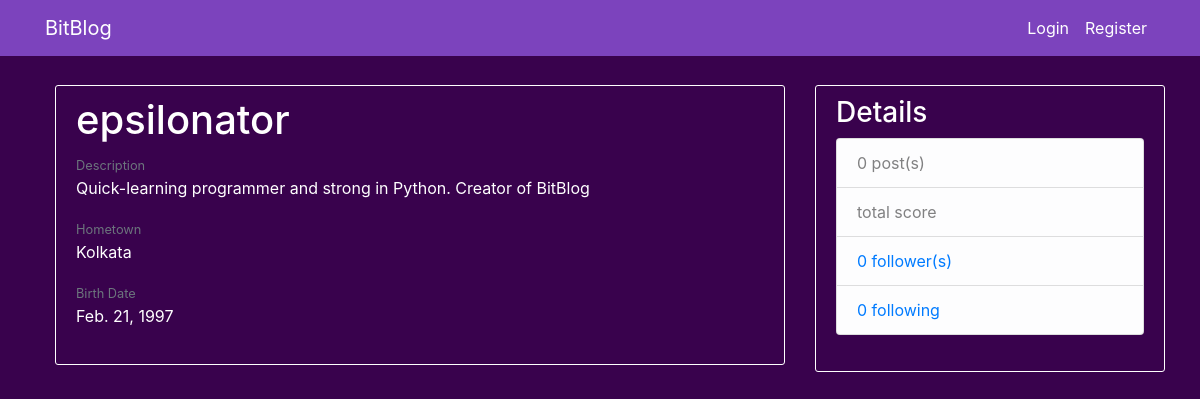
The page /profile/epsilonator/ on the database as committed earlier.
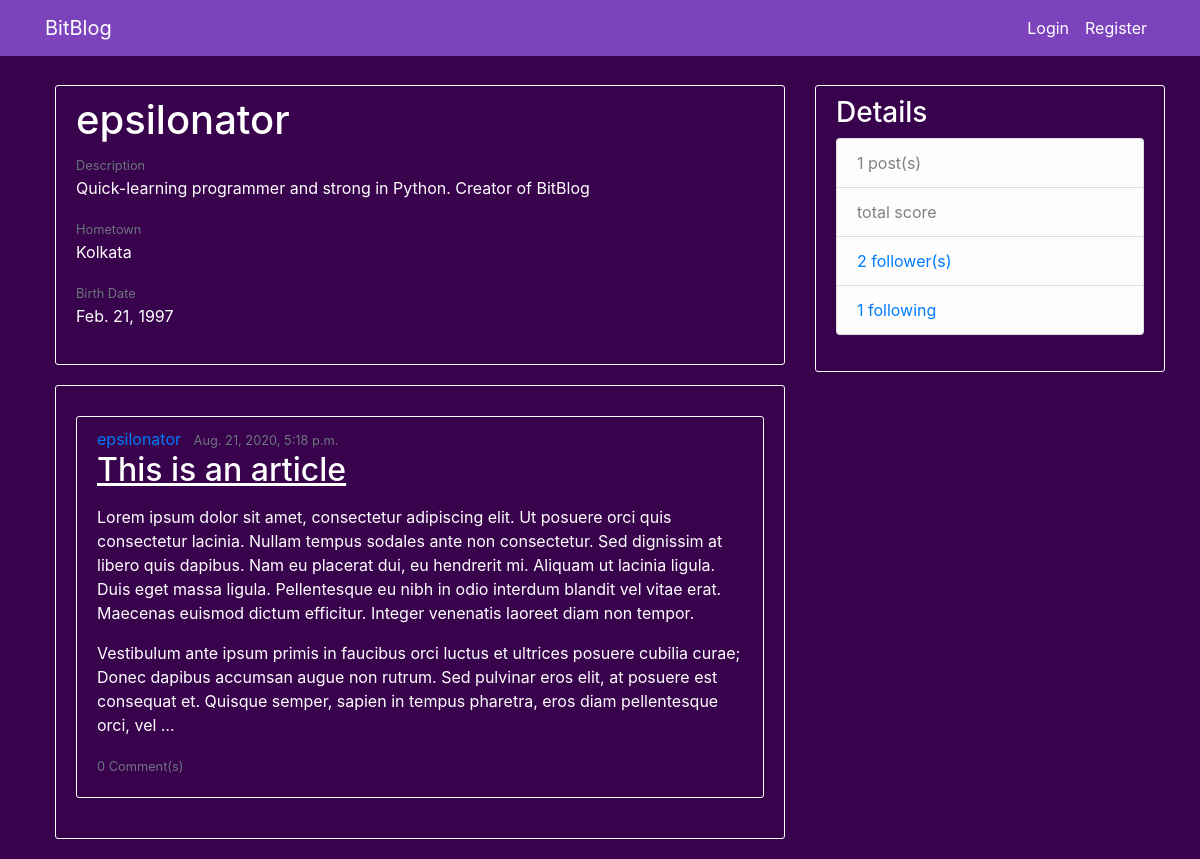
The same page on the database as committed later.
### blog/models.py (models this page shows, shortened)
class BlogUser(models.Model):
	user = models.OneToOneField(User, on_delete = models.CASCADE)
	desc = models.TextField(max_length = 250, default = "No description")
	hometown = models.CharField(max_length = 200, default = "Not specified")
	birth_date = models.DateField(null = True, blank = True)

class BlogPost(models.Model):
	title = models.CharField(max_length = 50)
	content = models.TextField()
	post_date = models.DateTimeField(default = timezone.now)
	author = models.ForeignKey(User, on_delete = models.CASCADE)
	votes = models.IntegerField(default = 0)

### blog/views.py (the view)
# urls.py: path('profile/<str:username>/', views.profile, name = 'profile'),
def profile(request, username):
	user = User.objects.filter(username = username).first()
	current_user = request.user
	following = None
	if current_user.is_authenticated:
		rel_follow = Following.objects.filter(followed = user, follower = current_user).first()
		if rel_follow:
			following = True
		else:
			following = False
	if not user:
		return render(request, 'blog/notfound404.html')
	posts = user.blogpost_set.order_by('-post_date')
	return render(request, 'blog/profile.html', context = {
		'profile_user' : user,
		'posts' : posts,
		'following' : following
	})

### blog/templates/blog/profile.html (shortened to what this page needs)
{% extends 'blog/base.html' %}
{% load crispy_forms_tags %}
{% block content %}
	<div class="content-section">
		<h1>{{ profile_user.username }}</h1>
		<small class="text-muted">Description</small>
		<p class="article-content">{{ profile_user.bloguser.desc }}</p>
		<small class="text-muted">Hometown</small>
		<p class="article-content">{{ profile_user.bloguser.hometown }}</p>
		{% if profile_user.bloguser.birth_date %}
			<small class="text-muted">Birth Date</small>
			<p class="article-content">{{ profile_user.bloguser.birth_date }}</p>
		{% endif %}
	</div>
	{% if posts %}
	<div class="content-section">
		{% for post in posts %}
			<article class="media content-section">
				<div class="media-body">
					<div class="article-metadata">
						<a class="mr-2" href="{% url 'profile' post.author.username %}">{{ post.author }}</a>
						<small class="text-muted">{{ post.post_date }}</small>
					</div>
					<h2><a class="article-title" href="{% url 'post' post.id %}">{{ post.title }}</a></h2>
					<p class="article-content">{{ post.content | linebreaks | truncatewords:"100" }}</p>
					<small class="text-muted">{{ post.blogcomment_set.count }} Comment(s)</small>
				</div>
			</article>
		{% endfor %}
	</div>
	{% endif %}
{% endblock %}
{% block sidebar %}
	<div class="content-section">
    	<h3>Details</h3>
    	<ul class="list-group">
        	<li class="list-group-item list-group-item-light">{{ profile_user.blogpost_set.count }} post(s)</li>
        	<li class="list-group-item list-group-item-light">{{ profile_user.score }} total score</li>
        	<li class="list-group-item list-group-item-light"><a href="{% url 'show-followers' profile_user.username %}">{{ profile_user.followers.count }} follower(s)</a></li>
        	<li class="list-group-item list-group-item-light"><a href="{% url 'show-following' profile_user.username %}">{{ profile_user.following.count }} following</a></li>
      	</ul>
  	</div>
{% endblock %}

Rows that differ between the two databases and show on the page:
added BlogPost: author "epsilonator", post_date "Aug. 21, 2020, 5:18 p.m.", title "This is an article", content "Lorem ipsum dolor sit amet, consectetur adipiscing elit. Ut posuere orci quis consectetur lacinia. Nullam tempus sodales ante non consectetur. Sed dignissim at libero quis dapibus. Nam eu placerat dui, eu hendrerit mi. Aliquam ut lacinia ligula. Duis eget massa ligula. Pellentesque eu nibh in odio interdum blandit vel vitae erat. Maecenas euismod dictum efficitur. Integer venenatis laoreet diam non tempor. Vestibulum ante ipsum primis in faucibus orci luctus et ultrices posuere cubilia curae; Donec dapibus accumsan augue non rutrum. Sed pulvinar eros elit, at posuere est consequat et. Quisque semper, sapien in tempus pharetra, eros diam pellentesque orci, vel …", blogcomment_set.count "0"
Other text that changed with them:
{{ profile_user.blogpost_set.count }}: "0" → "1"
{{ profile_user.followers.count }}: "0" → "2"
{{ profile_user.following.count }}: "0" → "1"
